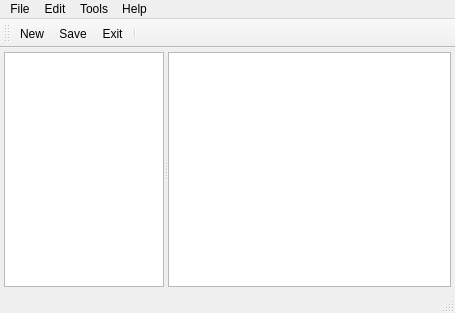
<?xml version="1.0" encoding="UTF-8"?>
<ui version="4.0">
 <class>MainWindow</class>
 <widget class="QMainWindow" name="MainWindow">
  <property name="geometry">
   <rect>
    <x>0</x>
    <y>0</y>
    <width>455</width>
    <height>313</height>
   </rect>
  </property>
  <property name="windowTitle">
   <string>Tombo Reincarnation Prototype</string>
  </property>
  <widget class="QWidget" name="centralwidget">
   <layout class="QHBoxLayout" name="horizontalLayout">
    <property name="spacing">
     <number>4</number>
    </property>
    <property name="margin">
     <number>4</number>
    </property>
    <item>
     <widget class="QSplitter" name="splitter">
      <property name="orientation">
       <enum>Qt::Horizontal</enum>
      </property>
      <widget class="QTreeView" name="treeView">
       <property name="minimumSize">
        <size>
         <width>159</width>
         <height>233</height>
        </size>
       </property>
       <property name="headerHidden">
        <bool>true</bool>
       </property>
       <attribute name="headerVisible">
        <bool>false</bool>
       </attribute>
      </widget>
      <widget class="QPlainTextEdit" name="plainTextEdit">
       <property name="minimumSize">
        <size>
         <width>283</width>
         <height>233</height>
        </size>
       </property>
      </widget>
     </widget>
    </item>
   </layout>
  </widget>
  <widget class="QMenuBar" name="menubar">
   <property name="geometry">
    <rect>
     <x>0</x>
     <y>0</y>
     <width>455</width>
     <height>20</height>
    </rect>
   </property>
   <widget class="QMenu" name="menuFile">
    <property name="title">
     <string>File</string>
    </property>
    <addaction name="actionNew"/>
    <addaction name="actionSave"/>
    <addaction name="actionExit"/>
   </widget>
   <widget class="QMenu" name="menuEdit">
    <property name="title">
     <string>Edit</string>
    </property>
   </widget>
   <widget class="QMenu" name="menuTools">
    <property name="title">
     <string>Tools</string>
    </property>
   </widget>
   <widget class="QMenu" name="menuHelp">
    <property name="title">
     <string>Help</string>
    </property>
   </widget>
   <addaction name="menuFile"/>
   <addaction name="menuEdit"/>
   <addaction name="menuTools"/>
   <addaction name="menuHelp"/>
  </widget>
  <widget class="QStatusBar" name="statusbar"/>
  <widget class="QToolBar" name="toolBar">
   <property name="windowTitle">
    <string>toolBar</string>
   </property>
   <attribute name="toolBarArea">
    <enum>TopToolBarArea</enum>
   </attribute>
   <attribute name="toolBarBreak">
    <bool>false</bool>
   </attribute>
   <addaction name="actionNew"/>
   <addaction name="actionSave"/>
   <addaction name="actionExit"/>
   <addaction name="separator"/>
  </widget>
  <action name="actionNew">
   <property name="icon">
    <iconset>
     <normalon>:/note.png</normalon>
    </iconset>
   </property>
   <property name="text">
    <string>New</string>
   </property>
   <property name="toolTip">
    <string>Create New Note</string>
   </property>
   <property name="shortcut">
    <string>Ctrl+N</string>
   </property>
  </action>
  <action name="actionExit">
   <property name="icon">
    <iconset>
     <normalon>:/exit.png</normalon>
    </iconset>
   </property>
   <property name="text">
    <string>Exit</string>
   </property>
   <property name="shortcut">
    <string>Ctrl+Q</string>
   </property>
  </action>
  <action name="actionSave">
   <property name="icon">
    <iconset>
     <normalon>:/save.png</normalon>
    </iconset>
   </property>
   <property name="text">
    <string>Save</string>
   </property>
   <property name="toolTip">
    <string>Save current note</string>
   </property>
   <property name="shortcut">
    <string>Ctrl+S</string>
   </property>
  </action>
  <action name="actionModificationChanged">
   <property name="text">
    <string>modificationChanged</string>
   </property>
  </action>
 </widget>
 <resources>
  <include location="resources/icons.qrc"/>
 </resources>
 <connections>
  <connection>
   <sender>plainTextEdit</sender>
   <signal>modificationChanged(bool)</signal>
   <receiver>actionModificationChanged</receiver>
   <slot>setEnabled(bool)</slot>
   <hints>
    <hint type="sourcelabel">
     <x>309</x>
     <y>174</y>
    </hint>
    <hint type="destinationlabel">
     <x>-1</x>
     <y>-1</y>
    </hint>
   </hints>
  </connection>
 </connections>
</ui>
